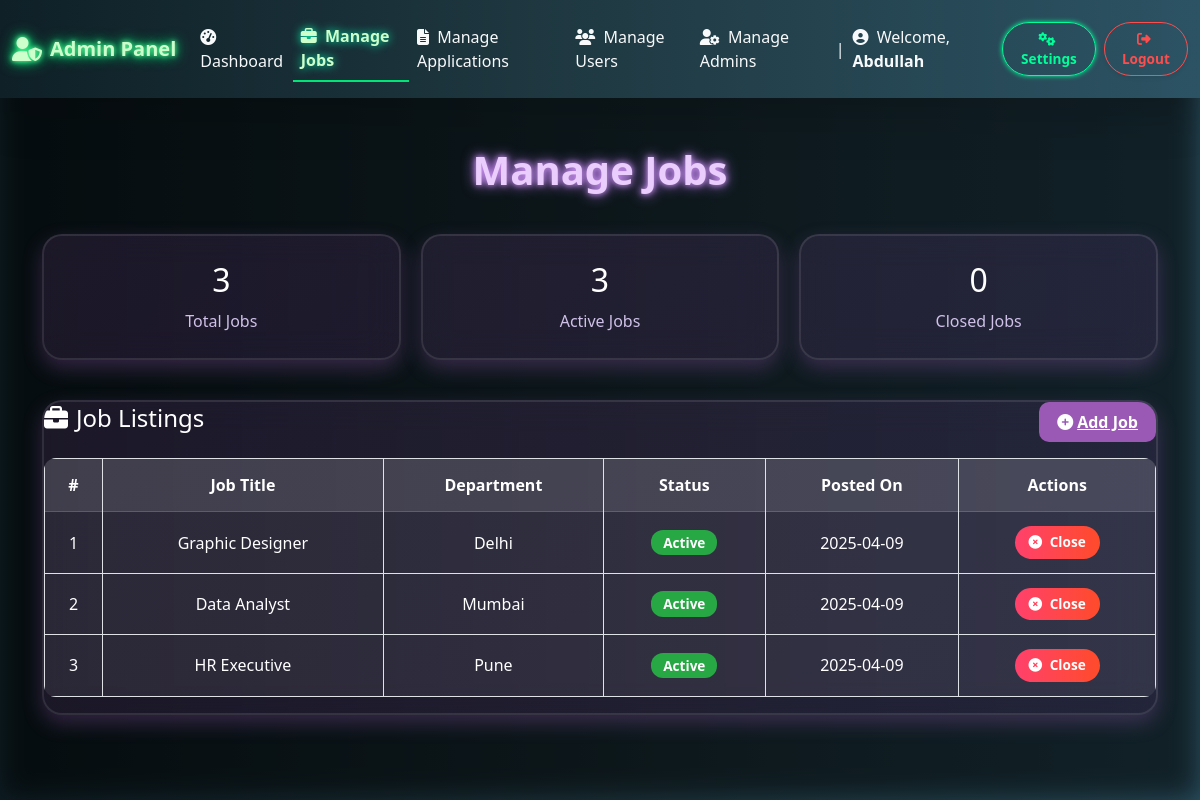
The page /Admin/pages/manage-jobs.php (signed in) on the database its author committed.
### tables this page shows
CREATE TABLE `jobs` (
  `job_id` int(11) NOT NULL,
  `title` varchar(150) DEFAULT NULL,
  `description` text DEFAULT NULL,
  `location` varchar(100) DEFAULT NULL,
  `company_name` varchar(100) DEFAULT NULL,
  `salary_range` varchar(50) DEFAULT NULL,
  `created_by` int(11) DEFAULT NULL,
  `created_at` timestamp NOT NULL DEFAULT current_timestamp(),
  `status` varchar(20) NOT NULL DEFAULT 'Pending'
);

### Admin/pages/manage-jobs.php (the view, shortened to what this page needs)
<?php include('../includes/head.php'); ?>
<body>
<div class="bg-overlay"></div>
<?php include('../includes/navbar.php'); ?>
<div class="container mt-5">
    <h2 class="glow-title" data-aos="fade-down">Manage Jobs</h2>
    <?php
    include('../includes/db.php');
    function safeFetchCount($conn, $sql) {
        $result = mysqli_query($conn, $sql);
        $row = mysqli_fetch_assoc($result);
        return $row['total'];
    }
    $totalJobs   = safeFetchCount($conn, "SELECT COUNT(*) AS total FROM jobs");
    $activeJobs  = safeFetchCount($conn, "SELECT COUNT(*) AS total FROM jobs WHERE status='Active'");
    $closedJobs  = safeFetchCount($conn, "SELECT COUNT(*) AS total FROM jobs WHERE status='Closed'");
    ?>
    <div class="summary-boxes" data-aos="zoom-in">
        <div class="summary-card"><h3><?= $totalJobs; ?></h3><p>Total Jobs</p></div>
        <div class="summary-card"><h3><?= $activeJobs; ?></h3><p>Active Jobs</p></div>
        <div class="summary-card"><h3><?= $closedJobs; ?></h3><p>Closed Jobs</p></div>
    </div>
    <div class="glass-card mt-3" data-aos="fade-up">
        <div class="d-flex justify-content-between align-items-center mb-3">
            <h4><i class="fas fa-briefcase me-2"></i>Job Listings</h4>
            <a href="add-job.php" class="add-job-btn"><i class="fas fa-plus-circle me-1"></i>Add Job</a>
        </div>
        <div class="table-responsive">
            <table class="table table-bordered text-center job-table">
                <thead>
                    <tr>
                        <th>#</th>
                        <th>Job Title</th>
                        <th>Department</th>
                        <th>Status</th>
                        <th>Posted On</th>
                        <th>Actions</th>
                    </tr>
                </thead>
                <tbody>
                <?php
                $i = 1;
                $query = mysqli_query($conn, "SELECT * FROM jobs WHERE status IN ('Active', 'Closed') ORDER BY created_at DESC");
                while ($row = mysqli_fetch_assoc($query)) {
                    $jobId = $row['job_id'];
                    $title = htmlspecialchars($row['title']);
                    $location = htmlspecialchars($row['location']);
                    $status = $row['status'];
                    $badgeColor = $status == 'Active' ? 'success' : 'danger';
                    $createdAt = date('Y-m-d', strtotime($row['created_at']));
                    echo "<tr>
                        <td>{$i}</td>
                        <td>{$title}</td>
                        <td>{$location}</td>
                        <td><span class='badge bg-{$badgeColor}'>{$status}</span></td>
                        <td>{$createdAt}</td>
                        <td>";
                    if ($status == 'Active') {
                        echo "<a href='update-job-status.php?id={$jobId}&status=Closed' class='btn btn-sm btn-danger'>
                            <i class='fas fa-times-circle'></i> Close</a>";
                    } elseif ($status == 'Closed') {
                        echo "<a href='update-job-status.php?id={$jobId}&status=Active' class='btn btn-sm btn-success'>
                            <i class='fas fa-check-circle'></i> Activate</a>";
                    }
                    echo "</td></tr>";
                    $i++;
                }
                ?>
                </tbody>
            </table>
        </div>
    </div>
</div>
<?php include('../includes/footer-scripts.php'); ?>
</body>
</html>

### Admin/includes/style.php (style rules this page uses)
.bg-overlay { position: fixed; top: 0; left: 0; height: 100vh; width: 100vw; background-image: url('https://www.bacancytechnology.com/main/img/job-recruitment-portal-development/form-bg.jpg?v-1'); background-size: cover; background-position: center; filter: brightness(0.35) blur(2px); z-index: -1; }
.container { position: relative; z-index: 2; }
.table th, .table td { vertical-align: middle; text-align: center; }
.btn { border-radius: 25px; padding: 8px 20px; font-weight: 600; transition: all 0.3s ease; }
.btn-danger { background: linear-gradient(to right, #ff416c, #ff4b2b); border: none; color: white; }
.btn-sm { padding: 6px 14px; font-size: 0.85rem; }
.badge { padding: 5px 10px; font-size: 0.8rem; border-radius: 20px; }
.badge.bg-success { background-color: #28a745 !important; }
.glass-card { background: rgba(255, 255, 255, 0.08); border-radius: 20px; backdrop-filter: blur(12px); box-shadow: 0 8px 32px rgba(31, 38, 135, 0.2); transition: all 0.3s ease-in-out; border: 1px solid rgba(255, 255, 255, 0.18); color: #fff; }

### Admin/pages/manage-jobs.php (style rules this page uses)
body { background: linear-gradient(to right, #0f2027, #203a43, #2c5364); background-attachment: fixed; font-family: 'Segoe UI', sans-serif; }
.bg-overlay { position: fixed; top: 0; left: 0; width: 100%; height: 100%; background: rgba(0, 0, 0, 0.6); z-index: -1; filter: blur(14px); }
.glow-title { color: #eacdfc; text-shadow: 0 0 6px #da9fff, 0 0 14px #c17aff; font-weight: bold; font-size: 2.5rem; text-align: center; margin-bottom: 40px; }
.glass-card, .summary-card { background: linear-gradient(145deg, rgba(155, 89, 182, 0.15), rgba(142, 68, 173, 0.15)); backdrop-filter: blur(16px); border: 2px solid rgba(255, 255, 255, 0.1); border-radius: 20px; box-shadow: 0 8px 20px rgba(155, 89, 182, 0.3); color: #fff; transition: 0.3s ease; position: relative; overflow: hidden; }
.glass-card::before, .summary-card::before { content: ''; position: absolute; top: 50%; left: 50%; width: 130%; height: 130%; background: radial-gradient(circle, rgba(155, 89, 182, 0.3), transparent 70%); transform: translate(-50%, -50%) scale(0.9); opacity: 0; z-index: -1; border-radius: 50%; transition: all 0.4s ease-in-out; filter: blur(18px); }
.summary-boxes { display: flex; flex-wrap: wrap; gap: 20px; margin-bottom: 40px; justify-content: space-between; }
.summary-card { flex: 1 1 200px; padding: 25px; text-align: center; cursor: pointer; }
.summary-card h3 { font-size: 2rem; margin-bottom: 10px; color: #fff; }
.summary-card p { margin: 0; font-size: 1rem; color: #cfc1e8; }
.add-job-btn { background-color: #9b59b6; color: white; font-weight: bold; border-radius: 10px; transition: 0.3s ease; padding: 8px 18px; border: none; }
.table { background: rgba(255, 255, 255, 0.07); border-radius: 12px; overflow: hidden; color: white; }
.table thead { background: rgba(255, 255, 255, 0.1); border-bottom: 1px solid rgba(255,255,255,0.15); }
.table th, .table td { background: transparent; color: white; vertical-align: middle; padding: 14px 10px; }
.job-table tbody tr { transition: 0.3s ease; }
.badge { font-size: 0.85rem; padding: 6px 12px; border-radius: 12px; }
.btn-sm i { margin-right: 4px; pointer-events: none; }

### rows shown on the page
jobs: title "Graphic Designer", location "Delhi", status "Active", created_at "2025-04-09"
jobs: title "Data Analyst", location "Mumbai", status "Active", created_at "2025-04-09"
jobs: title "HR Executive", location "Pune", status "Active", created_at "2025-04-09"

### other values the page prints
$adminName "Abdullah"
$totalJobs "3"
$activeJobs "3"
$closedJobs "0"
